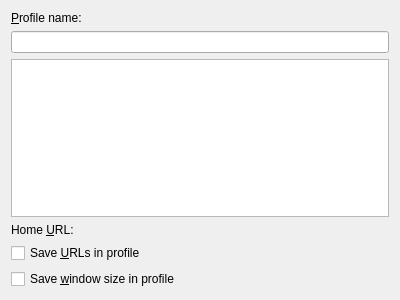
<ui version="4.0" >
 <class>KonqProfileDlgBase</class>
 <widget class="QWidget" name="KonqProfileDlgBase" >
  <property name="geometry" >
   <rect>
    <x>0</x>
    <y>0</y>
    <width>400</width>
    <height>300</height>
   </rect>
  </property>
  <layout class="QGridLayout" >
   <item row="0" column="0" colspan="2" >
    <widget class="QLabel" name="lblName" >
     <property name="text" >
      <string>&amp;Profile name:</string>
     </property>
     <property name="buddy" >
      <cstring>m_pProfileNameLineEdit</cstring>
     </property>
    </widget>
   </item>
   <item row="1" column="0" colspan="2" >
    <widget class="KLineEdit" name="m_pProfileNameLineEdit" />
   </item>
   <item row="2" column="0" colspan="2" >
    <widget class="KListWidget" name="m_pListView" />
   </item>
   <item row="3" column="0" >
    <widget class="QLabel" name="lblHomeURL" >
     <property name="text" >
      <string>Home &amp;URL:</string>
     </property>
     <property name="buddy" >
      <cstring>m_pHomeURLRequester</cstring>
     </property>
    </widget>
   </item>
   <item row="3" column="1" >
    <widget class="KUrlRequester" name="m_pHomeURLRequester" />
   </item>
   <item row="4" column="0" colspan="2" >
    <widget class="QCheckBox" name="m_cbSaveURLs" >
     <property name="text" >
      <string>Save &amp;URLs in profile</string>
     </property>
    </widget>
   </item>
   <item row="5" column="0" colspan="2" >
    <widget class="QCheckBox" name="m_cbSaveSize" >
     <property name="text" >
      <string>Save &amp;window size in profile</string>
     </property>
    </widget>
   </item>
  </layout>
 </widget>
 <customwidgets>
  <customwidget>
   <class>KLineEdit</class>
   <extends>QLineEdit</extends>
   <header>klineedit.h</header>
  </customwidget>
  <customwidget>
   <class>KListWidget</class>
   <extends>QListWidget</extends>
   <header>klistwidget.h</header>
  </customwidget>
  <customwidget>
   <class>KUrlRequester</class>
   <extends>QFrame</extends>
   <header>kurlrequester.h</header>
  </customwidget>
 </customwidgets>
 <resources/>
 <connections/>
</ui>
